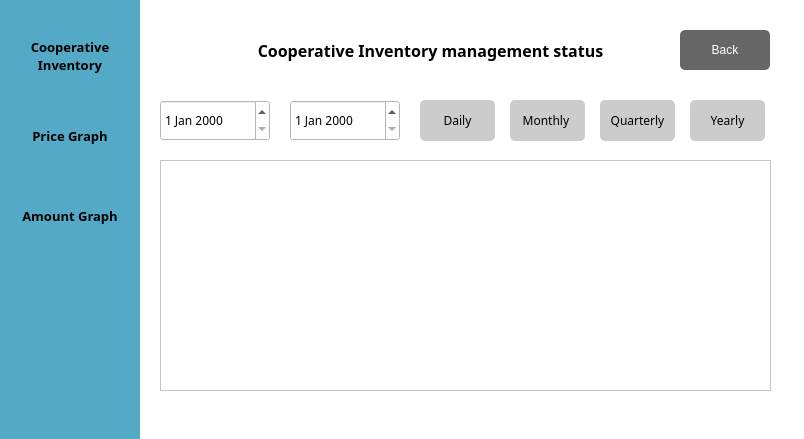
<?xml version="1.0" encoding="UTF-8"?>
<ui version="4.0">
 <class>Form</class>
 <widget class="QWidget" name="Form">
  <property name="geometry">
   <rect>
    <x>0</x>
    <y>0</y>
    <width>804</width>
    <height>439</height>
   </rect>
  </property>
  <property name="windowTitle">
   <string>Form</string>
  </property>
  <property name="styleSheet">
   <string notr="true">background-color:rgba(255, 255, 255, 255);</string>
  </property>
  <widget class="QTableWidget" name="viewtable_coop">
   <property name="geometry">
    <rect>
     <x>160</x>
     <y>160</y>
     <width>611</width>
     <height>231</height>
    </rect>
   </property>
  </widget>
  <widget class="QDateEdit" name="DateEdit_coop">
   <property name="geometry">
    <rect>
     <x>290</x>
     <y>100</y>
     <width>110</width>
     <height>41</height>
    </rect>
   </property>
   <property name="font">
    <font>
     <family>맑은 고딕</family>
    </font>
   </property>
  </widget>
  <widget class="QPushButton" name="btn_mon_coop">
   <property name="geometry">
    <rect>
     <x>510</x>
     <y>100</y>
     <width>75</width>
     <height>41</height>
    </rect>
   </property>
   <property name="font">
    <font>
     <family>맑은 고딕</family>
    </font>
   </property>
   <property name="styleSheet">
    <string notr="true">QPushButton#btn_mon_coop{
	background-color: rgba(204, 204, 204, 255);
	border-radius:5px;
}

QPushButton#btn_mon_coop::pressed{
	padding-left:5px;
	padding-top:5px;
	background-color:rgba(204, 228, 247, 255);
}</string>
   </property>
   <property name="text">
    <string>Monthly </string>
   </property>
  </widget>
  <widget class="QPushButton" name="btn_year_coop">
   <property name="geometry">
    <rect>
     <x>690</x>
     <y>100</y>
     <width>75</width>
     <height>41</height>
    </rect>
   </property>
   <property name="font">
    <font>
     <family>맑은 고딕</family>
    </font>
   </property>
   <property name="styleSheet">
    <string notr="true">QPushButton#btn_year_coop{
	background-color: rgba(204, 204, 204, 255);
	border-radius:5px;
}

QPushButton#btn_year_coop::pressed{
	padding-left:5px;
	padding-top:5px;
	background-color:rgba(204, 228, 247, 255);
}</string>
   </property>
   <property name="text">
    <string>Yearly</string>
   </property>
  </widget>
  <widget class="QPushButton" name="btn_main_coop">
   <property name="geometry">
    <rect>
     <x>680</x>
     <y>30</y>
     <width>90</width>
     <height>40</height>
    </rect>
   </property>
   <property name="styleSheet">
    <string notr="true">QPushButton#btn_main_coop{
	background-color: rgba(102, 102, 102, 255);
	border-radius:5px;
	color: rgba(255, 255, 255, 255);
}

QPushButton#btn_main_coop::pressed{
	padding-left:5px;
	padding-top:5px;
	background-color:rgba(200, 200, 200, 255);
}</string>
   </property>
   <property name="text">
    <string>Back</string>
   </property>
  </widget>
  <widget class="QPushButton" name="btn_quarter_coop">
   <property name="geometry">
    <rect>
     <x>600</x>
     <y>100</y>
     <width>75</width>
     <height>41</height>
    </rect>
   </property>
   <property name="font">
    <font>
     <family>맑은 고딕</family>
    </font>
   </property>
   <property name="styleSheet">
    <string notr="true">QPushButton#btn_quarter_coop{
	background-color: rgba(204, 204, 204, 255);
	border-radius:5px;
}

QPushButton#btn_quarter_coop::pressed{
	padding-left:5px;
	padding-top:5px;
	background-color:rgba(204, 228, 247, 255);
}</string>
   </property>
   <property name="text">
    <string>Quarterly</string>
   </property>
  </widget>
  <widget class="QLabel" name="label">
   <property name="geometry">
    <rect>
     <x>220</x>
     <y>30</y>
     <width>421</width>
     <height>41</height>
    </rect>
   </property>
   <property name="font">
    <font>
     <family>맑은 고딕</family>
     <pointsize>12</pointsize>
     <weight>75</weight>
     <bold>true</bold>
    </font>
   </property>
   <property name="styleSheet">
    <string notr="true">background-color: rgba(255, 255, 255, 0);</string>
   </property>
   <property name="text">
    <string>Cooperative Inventory management status</string>
   </property>
   <property name="textFormat">
    <enum>Qt::RichText</enum>
   </property>
   <property name="alignment">
    <set>Qt::AlignCenter</set>
   </property>
  </widget>
  <widget class="QPushButton" name="btn_day_coop">
   <property name="geometry">
    <rect>
     <x>420</x>
     <y>100</y>
     <width>75</width>
     <height>41</height>
    </rect>
   </property>
   <property name="font">
    <font>
     <family>맑은 고딕</family>
    </font>
   </property>
   <property name="styleSheet">
    <string notr="true">QPushButton#btn_day_coop{
	background-color: rgba(204, 204, 204, 255);
	border-radius:5px;
}

QPushButton#btn_day_coop::pressed{
	padding-left:5px;
	padding-top:5px;
	background-color:rgba(204, 228, 247, 255);
}</string>
   </property>
   <property name="text">
    <string>Daily</string>
   </property>
  </widget>
  <widget class="QPushButton" name="btn_coop">
   <property name="geometry">
    <rect>
     <x>0</x>
     <y>30</y>
     <width>140</width>
     <height>51</height>
    </rect>
   </property>
   <property name="font">
    <font>
     <family>맑은 고딕</family>
     <pointsize>10</pointsize>
     <weight>75</weight>
     <bold>true</bold>
    </font>
   </property>
   <property name="styleSheet">
    <string notr="true">QPushButton#btn_coop{
	background-color: rgba(255, 255, 255, 0);
	border-radius:5px;
}

QPushButton#btn_coop::pressed{
	padding-left:5px;
	padding-top:5px;
	background-color:rgba(204, 228, 247, 255);
}</string>
   </property>
   <property name="text">
    <string>Cooperative
Inventory</string>
   </property>
  </widget>
  <widget class="QPushButton" name="btn_graph_Price">
   <property name="geometry">
    <rect>
     <x>0</x>
     <y>110</y>
     <width>140</width>
     <height>51</height>
    </rect>
   </property>
   <property name="font">
    <font>
     <family>맑은 고딕</family>
     <pointsize>10</pointsize>
     <weight>75</weight>
     <bold>true</bold>
    </font>
   </property>
   <property name="styleSheet">
    <string notr="true">QPushButton#btn_graph_Price{
	background-color: rgba(255, 255, 255, 0);
	border-radius:5px;
}

QPushButton#btn_graph_Price::pressed{
	padding-left:5px;
	padding-top:5px;
	background-color:rgba(204, 228, 247, 255);
}</string>
   </property>
   <property name="text">
    <string>Price Graph</string>
   </property>
  </widget>
  <widget class="QLabel" name="label_2">
   <property name="geometry">
    <rect>
     <x>0</x>
     <y>0</y>
     <width>140</width>
     <height>441</height>
    </rect>
   </property>
   <property name="styleSheet">
    <string notr="true">background-color: rgba(37, 145, 182, 200);</string>
   </property>
   <property name="text">
    <string/>
   </property>
  </widget>
  <widget class="QPushButton" name="btn_graph_amount">
   <property name="geometry">
    <rect>
     <x>0</x>
     <y>190</y>
     <width>140</width>
     <height>51</height>
    </rect>
   </property>
   <property name="font">
    <font>
     <family>맑은 고딕</family>
     <pointsize>10</pointsize>
     <weight>75</weight>
     <bold>true</bold>
    </font>
   </property>
   <property name="styleSheet">
    <string notr="true">QPushButton#btn_graph_amount{
	background-color: rgba(255, 255, 255, 0);
	border-radius:5px;
}

QPushButton#btn_graph_amount::pressed{
	padding-left:5px;
	padding-top:5px;
	background-color:rgba(204, 228, 247, 255);
}</string>
   </property>
   <property name="text">
    <string>Amount Graph</string>
   </property>
  </widget>
  <widget class="QDateEdit" name="past_DateEdit">
   <property name="geometry">
    <rect>
     <x>160</x>
     <y>100</y>
     <width>110</width>
     <height>41</height>
    </rect>
   </property>
   <property name="font">
    <font>
     <family>맑은 고딕</family>
    </font>
   </property>
  </widget>
  <zorder>label_2</zorder>
  <zorder>viewtable_coop</zorder>
  <zorder>DateEdit_coop</zorder>
  <zorder>btn_mon_coop</zorder>
  <zorder>btn_year_coop</zorder>
  <zorder>btn_main_coop</zorder>
  <zorder>btn_quarter_coop</zorder>
  <zorder>label</zorder>
  <zorder>btn_day_coop</zorder>
  <zorder>btn_coop</zorder>
  <zorder>btn_graph_Price</zorder>
  <zorder>btn_graph_amount</zorder>
  <zorder>past_DateEdit</zorder>
 </widget>
 <resources/>
 <connections/>
</ui>
